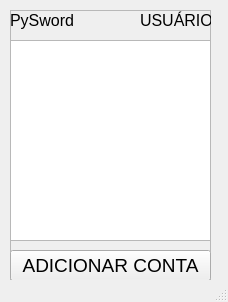
<?xml version="1.0" encoding="UTF-8"?>
<ui version="4.0">
 <class>MainWindow</class>
 <widget class="QMainWindow" name="MainWindow">
  <property name="geometry">
   <rect>
    <x>0</x>
    <y>0</y>
    <width>228</width>
    <height>302</height>
   </rect>
  </property>
  <property name="windowTitle">
   <string>MainWindow</string>
  </property>
  <widget class="QWidget" name="centralwidget">
   <widget class="QFrame" name="frame_2">
    <property name="enabled">
     <bool>true</bool>
    </property>
    <property name="geometry">
     <rect>
      <x>10</x>
      <y>10</y>
      <width>201</width>
      <height>271</height>
     </rect>
    </property>
    <property name="autoFillBackground">
     <bool>false</bool>
    </property>
    <property name="frameShape">
     <enum>QFrame::StyledPanel</enum>
    </property>
    <property name="frameShadow">
     <enum>QFrame::Raised</enum>
    </property>
    <widget class="QLabel" name="label_3">
     <property name="geometry">
      <rect>
       <x>0</x>
       <y>0</y>
       <width>71</width>
       <height>21</height>
      </rect>
     </property>
     <property name="text">
      <string>&lt;html&gt;&lt;head/&gt;&lt;body&gt;&lt;p&gt;&lt;span style=&quot; font-size:12pt;&quot;&gt;PySword&lt;/span&gt;&lt;/p&gt;&lt;/body&gt;&lt;/html&gt;</string>
     </property>
    </widget>
    <widget class="QLabel" name="label_5">
     <property name="geometry">
      <rect>
       <x>130</x>
       <y>0</y>
       <width>71</width>
       <height>21</height>
      </rect>
     </property>
     <property name="text">
      <string>&lt;html&gt;&lt;head/&gt;&lt;body&gt;&lt;p&gt;&lt;span style=&quot; font-size:12pt;&quot;&gt;USUÁRIO&lt;/span&gt;&lt;/p&gt;&lt;/body&gt;&lt;/html&gt;</string>
     </property>
    </widget>
    <widget class="QPushButton" name="pushButton_4">
     <property name="geometry">
      <rect>
       <x>0</x>
       <y>240</y>
       <width>201</width>
       <height>31</height>
      </rect>
     </property>
     <property name="font">
      <font>
       <pointsize>14</pointsize>
      </font>
     </property>
     <property name="text">
      <string>ADICIONAR CONTA</string>
     </property>
    </widget>
    <widget class="QTableWidget" name="tableWidget">
     <property name="geometry">
      <rect>
       <x>0</x>
       <y>30</y>
       <width>201</width>
       <height>201</height>
      </rect>
     </property>
    </widget>
   </widget>
  </widget>
  <widget class="QStatusBar" name="statusbar"/>
 </widget>
 <resources/>
 <connections/>
</ui>
